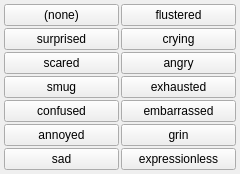
<?xml version="1.0" encoding="UTF-8"?>
<ui version="4.0">
 <class>expression_menu</class>
 <widget class="QWidget" name="expression_menu">
  <property name="geometry">
   <rect><x>0</x><y>0</y><width>240</width><height>60</height></rect>
  </property>
  <layout class="QGridLayout" name="grid">
   <property name="leftMargin"><number>4</number></property>
   <property name="topMargin"><number>4</number></property>
   <property name="rightMargin"><number>4</number></property>
   <property name="bottomMargin"><number>4</number></property>
   <property name="horizontalSpacing"><number>2</number></property>
   <property name="verticalSpacing"><number>2</number></property>
   <item row="0" column="0">
    <widget class="QPushButton" name="btn_none">
     <property name="text"><string>(none)</string></property>
    </widget>
   </item>
   <item row="1" column="0">
    <widget class="QPushButton" name="chk_surprised">
     <property name="checkable"><bool>true</bool></property>
     <property name="text"><string>surprised</string></property>
     <property name="tags" stdset="0"><string>surprised</string></property>
    </widget>
   </item>
   <item row="2" column="0">
    <widget class="QPushButton" name="chk_scared">
     <property name="checkable"><bool>true</bool></property>
     <property name="text"><string>scared</string></property>
     <property name="tags" stdset="0"><string>scared</string></property>
    </widget>
   </item>
   <item row="3" column="0">
    <widget class="QPushButton" name="chk_smug">
     <property name="checkable"><bool>true</bool></property>
     <property name="text"><string>smug</string></property>
     <property name="tags" stdset="0"><string>smug</string></property>
    </widget>
   </item>
   <item row="4" column="0">
    <widget class="QPushButton" name="chk_confused">
     <property name="checkable"><bool>true</bool></property>
     <property name="text"><string>confused</string></property>
     <property name="tags" stdset="0"><string>confused</string></property>
    </widget>
   </item>
   <item row="5" column="0">
    <widget class="QPushButton" name="chk_annoyed">
     <property name="checkable"><bool>true</bool></property>
     <property name="text"><string>annoyed</string></property>
     <property name="tags" stdset="0"><string>annoyed</string></property>
    </widget>
   </item>
   <item row="6" column="0">
    <widget class="QPushButton" name="chk_sad">
     <property name="checkable"><bool>true</bool></property>
     <property name="text"><string>sad</string></property>
     <property name="tags" stdset="0"><string>sad</string></property>
    </widget>
   </item>
   <item row="0" column="1">
    <widget class="QPushButton" name="chk_flustered">
     <property name="checkable"><bool>true</bool></property>
     <property name="text"><string>flustered</string></property>
     <property name="tags" stdset="0"><string>flustered</string></property>
    </widget>
   </item>
   <item row="1" column="1">
    <widget class="QPushButton" name="chk_crying">
     <property name="checkable"><bool>true</bool></property>
     <property name="text"><string>crying</string></property>
     <property name="tags" stdset="0"><string>crying</string></property>
    </widget>
   </item>
   <item row="2" column="1">
    <widget class="QPushButton" name="chk_angry">
     <property name="checkable"><bool>true</bool></property>
     <property name="text"><string>angry</string></property>
     <property name="tags" stdset="0"><string>angry</string></property>
    </widget>
   </item>
   <item row="3" column="1">
    <widget class="QPushButton" name="chk_exhausted">
     <property name="checkable"><bool>true</bool></property>
     <property name="text"><string>exhausted</string></property>
     <property name="tags" stdset="0"><string>exhausted</string></property>
    </widget>
   </item>
   <item row="4" column="1">
    <widget class="QPushButton" name="chk_embarrassed">
     <property name="checkable"><bool>true</bool></property>
     <property name="text"><string>embarrassed</string></property>
     <property name="tags" stdset="0"><string>embarrassed</string></property>
    </widget>
   </item>
   <item row="5" column="1">
    <widget class="QPushButton" name="chk_grin">
     <property name="checkable"><bool>true</bool></property>
     <property name="text"><string>grin</string></property>
     <property name="tags" stdset="0"><string>grin</string></property>
    </widget>
   </item>
   <item row="6" column="1">
    <widget class="QPushButton" name="chk_expressionless">
     <property name="checkable"><bool>true</bool></property>
     <property name="text"><string>expressionless</string></property>
     <property name="tags" stdset="0"><string>expressionless</string></property>
    </widget>
   </item>
  </layout>
 </widget>
 <resources/>
 <connections/>
</ui>
